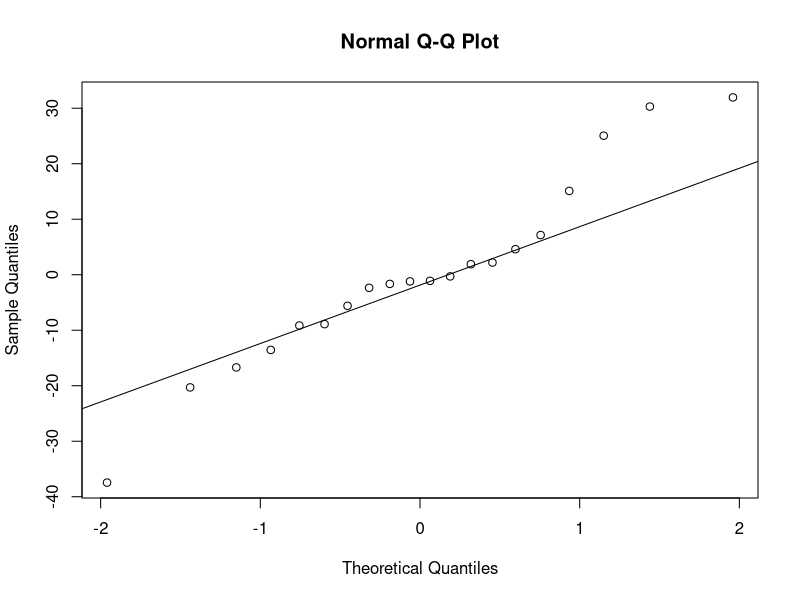
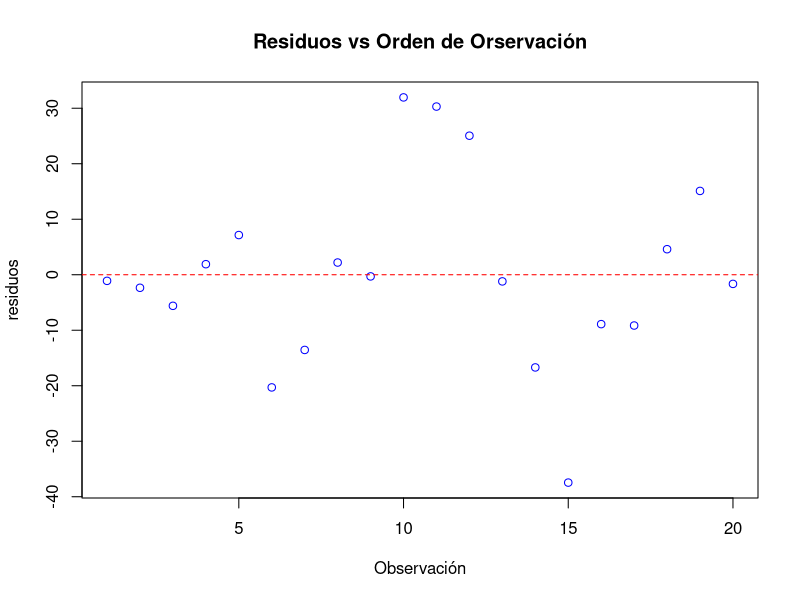

Write the R code that produced these figures, in order. (Note: this script raises an error after producing the figures.)
# # Propuesta de Diseño Estadístico y Rol de Media y Desviación Estándar

# ## 1. Diseño Experimental Sugerido

# - Diseño completamente aleatorizado (CRD)  
#   - Cada tratamiento (nivel de cobre) se asigna al azar a las macetas.  
#   - Garantiza que las variaciones del ambiente no sesguen los resultados.  
#   - Facilita el uso de ANOVA de un solo factor para comparar medias entre niveles de cobre.


# Comparar respuestas de las plantas entre los cinco niveles de Cu

# Contrastar hipótesis mediante ANOVA de un factor.

# Verificar supuestos del ANOVA

# Normalidad de residuos (Shapiro–Wilk).

# Homogeneidad de varianzas (Levene o Bartlett).

# Realizar comparaciones múltiples post-hoc

# Si ANOVA es significativo, aplicar testeos por pares (Tukey HSD o LSD).

# Cuantificar el tamaño del efecto y la potencia estadística

# A partir de la media y la desviación estándar definir si el experimento detecta diferencias relevantes.

# Modelar la relación dosis–respuesta

# Ajustar regresión (lineal o no lineal) para predecir la medida de toxicidad según la concentración de Cu.

# 2. **Modelar la relación dosis–respuesta**  
#    - Construir modelos de regresión múltiple por pasos (stepwise) para predecir concentración de cobre en hojas a partir de fracciones extractables del suelo.  
#    - Evaluar ajuste del modelo mediante R² y significancia de coeficientes.

# 3. **Control de variabilidad experimental**  
#    - Detectar fuentes de error (entre réplicas, entre ensayos).  
#    - Optimizar número de réplicas para alcanzar potencia estadística deseada.

# ---

# ## 3. Utilidad de la Media y la Desviación Estándar

# - **Media ( x̄ )**  
#   - Representa el valor central de un conjunto de mediciones (concentración, peso, altura).  
#   - Base para comparar tratamientos y calcular la magnitud del efecto.

# - **Desviación estándar (SD)**  
#   - Mide la dispersión de los datos alrededor de la media.  
#   - Un SD pequeño indica alta consistencia entre réplicas; uno grande revela variabilidad elevada.  
#   - Es esencial para:
#     - Verificar supuestos de homogeneidad (Levene).  
#     - Construir intervalos de confianza.  
#     - Evaluar la precisión y reproducibilidad de los resultados.

# ---

# ## 4. Aplicaciones Prácticas

# - Seleccionar el número mínimo de réplicas necesarias (basado en SD) para garantizar detección de diferencias reales.  
# - Ajustar factores de cultivo o sistemas de remediación al conocer qué niveles de cobre producen variabilidad crítica en el rendimiento.  
# - Validar y comparar modelos predictivos al observar la dispersión de residuos (diferencia entre valores medidos y predichos).

# ---

# ¿Te gustaría profundizar en cómo calcular la potencia estadística en función del SD o explorar ejemplos de análisis factorial?


# install.packages("car")
# install.packages("readxl");
# install.packages("lmtest")
library(lmtest)

library(readxl)
library(car)


# https://www.mdpi.com/2071-1050/11/22/6215?utm_source=chatgpt.com#table_body_display_sustainability-11-06215-t001

data <- read_xlsx("./scripts/COBRE.xlsx")
# View(data)

attach(data)
names(data)

# Numero de Ensayos
data$TRIAL <- as.factor(data$TRIAL)
# Nivel de Concentración de cobre en el suelo
data$NIVEL <- as.factor(data$NIVEL)
# Cada valor representa la media
data$MEDIA <- as.numeric(data$MEDIA)

class(data$TRIAL)
class(data$MEDIA)
class(data$NIVEL)

model <- aov(MEDIA ~ TRIAL + NIVEL, data = data)

res <- residuals(model)
summary(res)


shapiro.test(res)

qqnorm(res)
qqline(res)

# prueba de independencia
#prueba de independencia de los residuos(DURBIN WATSON), Ho: hay independencia de residuos, H1: no hay
#pv>0.05 no se rechaza HO
dwtest(MEDIA~TRIAL + NIVEL, data= data)
# DURBIN WATSON(AUTOCORRELACION ENTRE RESIDUOS EN RL: DW=2 NO HAY AUTOC, DW<2 
#HAY AUTOCORRELACION POSITIVA, DW>2 HAY CORRELACION NEGATIVA, DW= 0 AUTOCORRELACIÓN 
#POSITIVA MUY FUERTE, DW= 4 AUTOCORRELACION NEGATIVA MUY FUERTE)
durbinWatsonTest(aov(MEDIA~TRIAL+NIVEL
, data= data))

plot(resid(aov(MEDIA~TRIAL+NIVEL, data=data)),type= "p", col= "blue", ylab= "residuos", xlab= "Observación", main= "Residuos vs Orden de Orservación")
abline(h=0, lty=2, col="red")

install.packages("ggplot2")
library(ggplot2)
acf(resid(aov(MEDIAS~TRIAL+NIVEL, data= data)), main = "ACF DE LOS RESIDUOS")

leveneTest(MEDIAS~TRIAL, data =data, center= mean)

leveneTest(MEDIAS~NIVEL, data =data, center= mean)